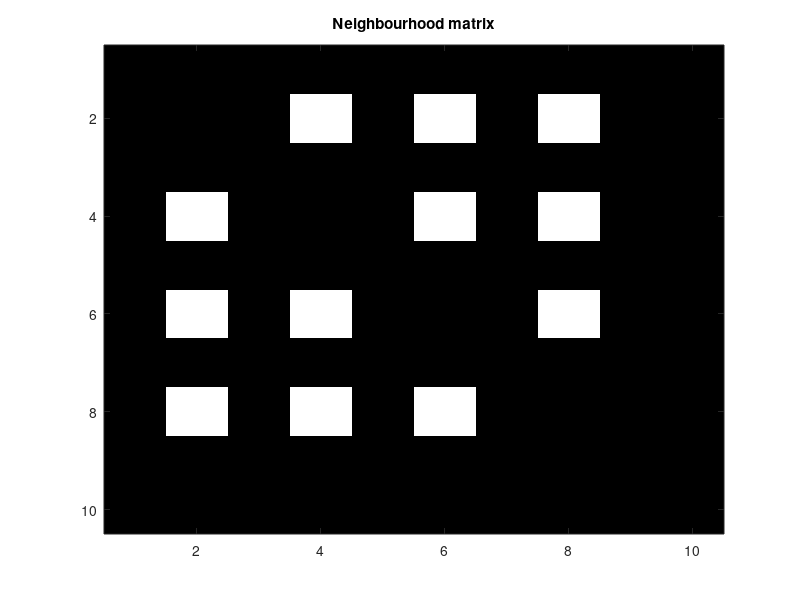

The MATLAB script that drew this image: (Note: this script raises an error after producing the figure.)
function limo_test_clustering

% routine to check that the limo_clustering functions do what they are
% supposed to -- it simulates a matrix 10 electrodes * 4 freqencies * 6
% time points. Electrodes 2 4 6 8 are neighbours and various amount of 
% signal is introduced there, the rest is 0. Each time one tests if the
% mask of 'significant' values corresponds to the data
% 
% Cyril Pernet 16 May 2014
% ------------------------------
%  Copyright (C) LIMO Team 2019

NullData = zeros(10,4,6);
Neighbour = zeros(10,10);
Neighbour(2,4) = 1; Neighbour(2,6) = 1; Neighbour(2,8) = 1;
Neighbour(4,2) = 1; Neighbour(4,6) = 1; Neighbour(4,8) = 1;
Neighbour(6,2) = 1; Neighbour(6,4) = 1; Neighbour(6,8) = 1;
Neighbour(8,2) = 1; Neighbour(8,4) = 1; Neighbour(8,6) = 1;
figure; imagesc(Neighbour); colormap('gray'); title('Neighbourhood matrix')

elec_display = [1 3 5 7 9 10 2 4 6 8]; % indices to look at data
elec_signal = [2 4 6 8]; % indices to input signal

%% signal = 1 or 2 frequencies and 3 time points
Data = NullData;
Data(elec_signal,2:3,3:5) = 1; % 4 elect 2 freq 3 time
 
% let's do an ERP one one electrode, we call limo_ecluster_test
one_d = squeeze(Data(2,2,:))';
expected_cluster_mass = sum(one_d(:));
th.elec = expected_cluster_mass; % threshold for the cluster
sigcluster = limo_ecluster_test(one_d,(1-one_d),th,0.5);
if sum(sigcluster.elec_mask == one_d) == numel(one_d)
    fprintf('Clustering of 1D data is ok \n')
else
    fprintf('ERROR Clustering of 1D data failed\n')
end

% let's do an ERP over several electrodes, we can call limo_ecluster_test
% or call limo_cluster_test

two_d = squeeze(Data(2,:,:));
expected_cluster_mass = sum(two_d(:));

% let's do an ERSP over several electrodes, we can call limo_ecluster_test
% or call limo_cluster_test (which calls limo_ft_findcluster)

[posclusterslabelmat,nposclusters] = limo_ft_findcluster(Data,Neighbour,2);
test = posclusterslabelmat == Data;
if sum(test(:)) == numel(Data)
    fprintf('Clustering of 3D data is ok \n')
else
    fprintf('ERROR Clustering of 3D data failed\n')
end
